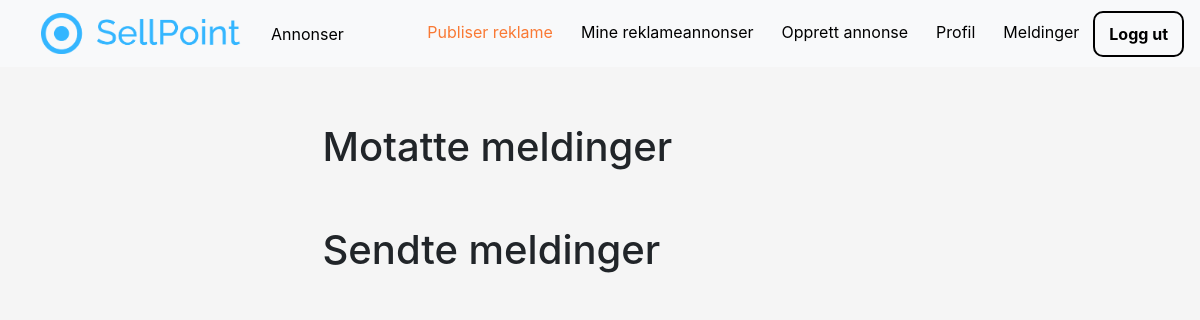
Before: /profile/inbox (signed in) with the older database file.
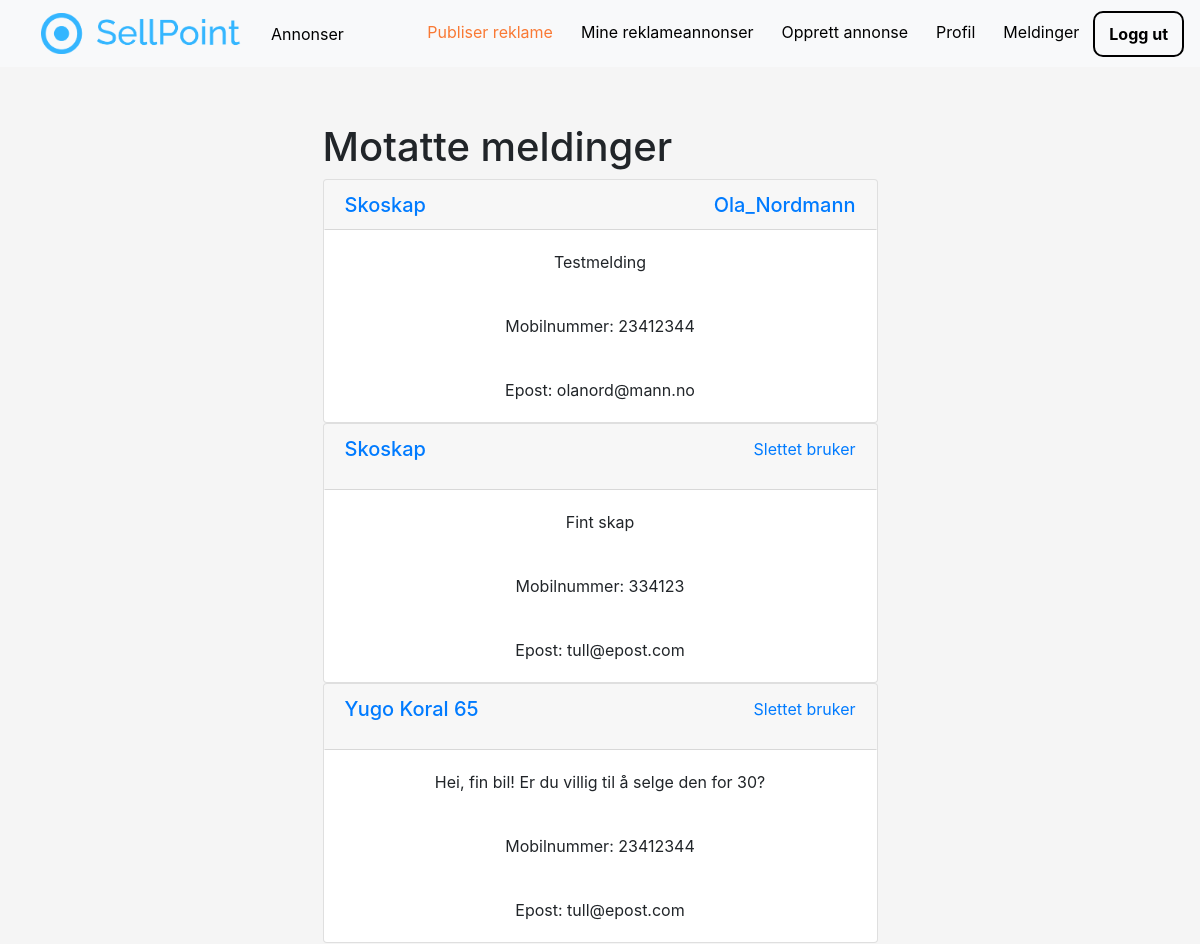
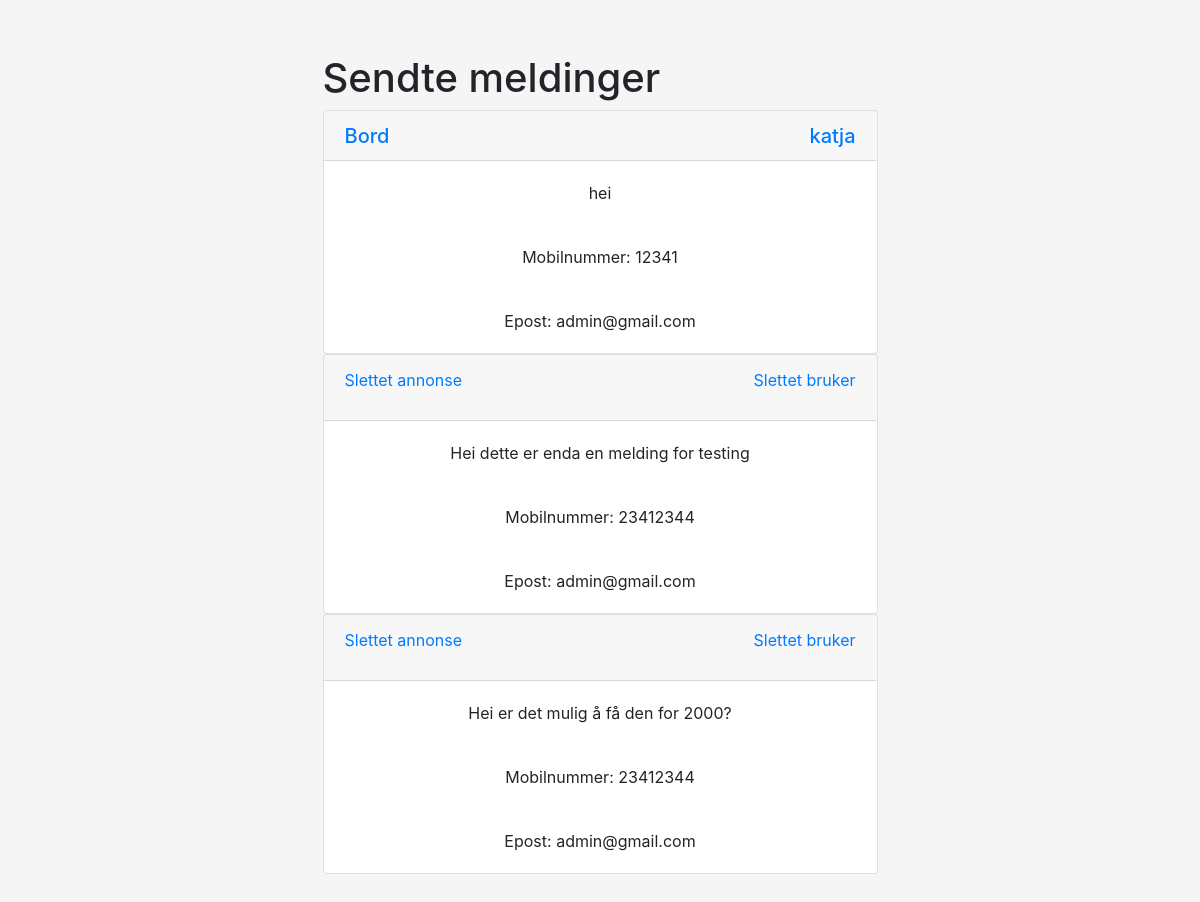
After: the same page with the newer database file (2 pictures, top to bottom).
### contacts/models.py (models this page shows, shortened)
class Contact(models.Model):
    recipient = models.ForeignKey(User, null=True, on_delete=SET_NULL, related_name='recipient_id')
    sender = models.ForeignKey(User, null=True, on_delete=SET_NULL, related_name='sender_id')
    advertisement = models.ForeignKey(Advertisement, null=True, on_delete=SET_NULL)
    message = models.TextField(blank=True)
    email = models.CharField(max_length=100)
    phone = models.CharField(max_length=10, blank=True)
    message_read = models.BooleanField(default=False)
    contact_date = models.DateTimeField(default=datetime.now, blank=True)

### advertisements/models.py (models this page shows, shortened)
class Advertisement(models.Model):
    title = models.CharField(max_length=32)
    description = models.TextField()
    price = models.DecimalField(max_digits=10, decimal_places=2, default=0.00)
    image_main = models.ImageField(upload_to='images/advertisements')
    latitude = models.DecimalField(max_digits=9, decimal_places=6, default=63.446827)
    longitude = models.DecimalField(max_digits=9, decimal_places=6, default=10.421906)
    published = models.DateTimeField(default=timezone.now)
    author = models.ForeignKey(User, on_delete=models.CASCADE)
    category = models.ForeignKey(Category, default=1, on_delete=models.DO_NOTHING, related_name='advertisement')

### profiles/views.py (the view)
# urls.py: path('inbox', inbox, name='inbox'),
@login_required
def inbox(request):
    received_contacts = Contact.objects.order_by('-contact_date').filter(recipient=request.user)
    sent_contacts = Contact.objects.order_by('-contact_date').filter(sender=request.user)
    for received_contact in received_contacts:
        received_contact.message_read = True
        received_contact.save()
    context = {
        'received_contacts':received_contacts,
        'sent_contacts': sent_contacts,
        'title':'inbox'
        }
    return render(request, 'profiles/inbox.html', context)

### profiles/templates/profiles/inbox.html
{% extends "pages/base.html" %}
{% block content %}
    <div style="margin-right: auto; margin-left: auto; width:50%; margin-bottom: 150px">
        <div id="accordion mt-5" style="position: relative;">
            <h1>
                Motatte meldinger
            </h1>
            {% for received_contact in received_contacts %}
                <div class="card">
                    <button class="card-header btn btn-link d-flex justify-content-between nounderline"
                            id="heading{{ received_contact.id }}" data-toggle="collapse"
                            data-target="#collapse{{ received_contact.id }}" aria-expanded="true"
                            aria-controls="collapseOne">
                        {% if received_contact.advertisement %}
                            <a class="d-flex flex-row nounderline"
                               href="{% url 'ad-detail' received_contact.advertisement.id %}">
                                <h5 class="mb-0 ">{{ received_contact.advertisement.title }}</h5>
                            </a>
                        {% else %}
                            <p class="d-flex flex-row nounderline">
                                Slettet annonse
                            </p>
                        {% endif %}
                        {% if received_contact.sender %}
                            <a class="d-flex flex-row-reverse nounderline"
                               href="{% url 'profile-detail' received_contact.sender.id %}">
                                <h5 class="mb-0 ">{{ received_contact.sender.username }}</h5>
                            </a>
                        {% else %}
                            <p class="d-flex flex-row-reverse nounderline">
                                Slettet bruker
                            </p>
                        {% endif %}
                    </button>
                    <div id="collapse{{ received_contact.id }}" class="collapse show text-center pagination-centered"
                         aria-labelledby="heading{{ received_contact.id }}" data-parent="#accordion">
                        <div class="card-body">
                            {{ received_contact.message }}
                        </div>
                        <div class="card-body">
                            Mobilnummer: {{ received_contact.phone }}
                        </div>
                        <div class="card-body">
                            Epost: {{ received_contact.email }}
                        </div>
                    </div>
                </div>
            {% endfor %}
        </div>
        <h1 style="margin-top: 10%">
            Sendte meldinger
        </h1>
        {% for sent_contact in sent_contacts %}
            <div class="card">
                <button class="card-header btn btn-link d-flex justify-content-between nounderline"
                        id="heading{{ sent_contact.id }}" data-toggle="collapse"
                        data-target="#collapse{{ sent_contact.id }}" aria-expanded="true" aria-controls="collapseOne">
                    {% if sent_contact.advertisement %}
                        <a class="d-flex flex-row nounderline"
                           href="{% url 'ad-detail' sent_contact.advertisement.id %}">
                            <h5 class="mb-0 ">{{ sent_contact.advertisement.title }}</h5>
                        </a>
                    {% else %}
                        <p class="d-flex flex-row nounderline">
                            Slettet annonse
                        </p>
                    {% endif %}
                    {% if sent_contact.recipient %}
                        <a class="d-flex flex-row-reverse nounderline"
                           href="{% url 'profile-detail' sent_contact.recipient.id %}">
                            <h5 class="mb-0 ">{{ sent_contact.recipient.username }}</h5>
                        </a>
                    {% else %}
                        <p class="d-flex flex-row-reverse nounderline">
                            Slettet bruker
                        </p>
                    {% endif %}
                </button>
                <div id="collapse{{ sent_contact.id }}" class="collapse show text-center pagination-centered"
                     aria-labelledby="heading{{ sent_contact.id }}" data-parent="#accordion">
                    <div class="card-body">
                        {{ sent_contact.message }}
                    </div>
                    <div class="card-body">
                        Mobilnummer: {{ sent_contact.phone }}
                    </div>
                    <div class="card-body">
                        Epost: {{ sent_contact.email }}
                    </div>
                </div>
            </div>
        {% endfor %}
    </div>
    </div>
{% endblock content %}

### pages/templates/pages/base.html (shortened to what this page needs)
{% load static %}
<html lang="en">
<head>
    <link rel="stylesheet" href="https://maxcdn.bootstrapcdn.com/bootstrap/4.0.0/css/bootstrap.min.css">
    <link rel="stylesheet" type="text/css" href="{% static 'pages/main.css' %}">
    <link rel="stylesheet" href="https://cdnjs.cloudflare.com/ajax/libs/font-awesome/4.7.0/css/font-awesome.min.css">
</head>
<body>
    <header class="site-header sticky-top">
        <nav class="navbar navbar-expand-md bg-light">
            <div class="mr-auto">
                <a class="navbar-brand" href="{% url 'pages-home' %}">
                    <div class = "logo">
                        <img src="{{ MEDIA_URL }}/media/site_images/SP-log.png" style="width:200px;" alt="Sellpoint">
                     </div>
                </a>
            </div>
            <div class="collapse navbar-collapse" id="collapse_target">
                <div class="mr-auto">
                    <ul class="navbar-nav">
                        <li class="nav-item">
                            <button class="bg-light nav-button" style="border: none;">
                                <a class="nav-link" href="{% url 'ads' %}" style="color: black;">
                                    Annonser
                                </a>
                            </button>
                        </li>
                    </ul>
                </div>
                {% if user.is_authenticated %}
                <ul class="navbar-nav">
                     {% if user.profile.is_advertiser %}
                    <li class="nav-item">
                        <button class="bg-light nav-button" style="border: none;">
                            <a class="nav-link" href="{% url 'check-if-user-should-renew-subscription' %}"
                               style="color: #F97934;"
                            >Publiser reklame</a>
                        </button>
                    </li>
                    <li class="nav-item">
                        <button class="bg-light nav-button" style="border: none;">
                            <a class="nav-link" href="{% url 'advertiser-ads' user %}" style="color: black;"
                            >Mine reklameannonser</a>
                        </button>
                    </li>
                    {% endif %}
                    <li class="nav-item">
                        <button class="bg-light nav-button" style="border: none;">
                            <a class="nav-link" href="{% url 'ad-create' %}" style="color: black;"
                            >Opprett annonse</a>
                        </button>
                    </li>
                    <li class="nav-item">
                        <button class="bg-light nav-button" style="border: none;">
                            <a class="nav-link" href="{% url 'profile' %}" style="color: black;"
                            >Profil</a>
                        </button>
                    </li>
                    <li class="nav-item">
                        <button class="bg-light nav-button" style="border: none;">
                            <a class="notif nav-link" href="{% url 'inbox' %}" style="color: black;">
                                Meldinger
                            </a>
                        </button>
                    </li>
                    <li class="nav-item">
                    <li class="nav-item">
                        <button class="bg-light nav-button" style="font-weight: bold;
                                    border: solid black 2px;
                                    border-radius: 10px;">
                            <a class="nav-link" href="/logout" style="color: black;"
                            >Logg ut</a>
                        </button>
                    </li>
                </ul>
                {% endif %}
            </div>
        </nav>
    </header>
    <main role="main" class="container">
      <div class="row" style="padding-top: 5%; margin: auto; width: 100%; ">
            {% block content %}{% endblock content %}
    </main>
</body>
</html>

### pages/static/pages/main.css (style rules this page uses)
body { margin: 0px; background-color: #f5f5f5; }
a.notif { position: relative; display: block; height: 40px; background-size: contain; text-decoration: none; }
.container { display: grid; grid-template-columns: 1fr; }
.nounderline { text-decoration: none !important }
.logo { padding-left: 25px; }

Changed rows visible on the page:
added Contact: advertisement "Skoskap", sender.username "Ola_Nordmann", message "Testmelding", phone "23412344", email "olanord@mann.no", shown under "Motatte meldinger"
added Contact: advertisement "Skoskap", shows "Slettet bruker", message "Fint skap", phone "334123", email "tull@epost.com", shown under "Motatte meldinger"
added Contact: advertisement "Yugo Koral 65", shows "Slettet bruker", message "Hei, fin bil! Er du villig til å selge den for 30?", phone "23412344", email "tull@epost.com", shown under "Motatte meldinger"
added Contact: advertisement "Bord", recipient.username "katja", message "hei", phone "12341", email "admin@gmail.com", shown under "Sendte meldinger"
added Contact: shows "Slettet annonse", shows "Slettet bruker", message "Hei dette er enda en melding for testing", phone "23412344", email "admin@gmail.com", shown under "Sendte meldinger"
added Contact: shows "Slettet annonse", shows "Slettet bruker", message "Hei er det mulig å få den for 2000?", phone "23412344", email "admin@gmail.com", shown under "Sendte meldinger"
